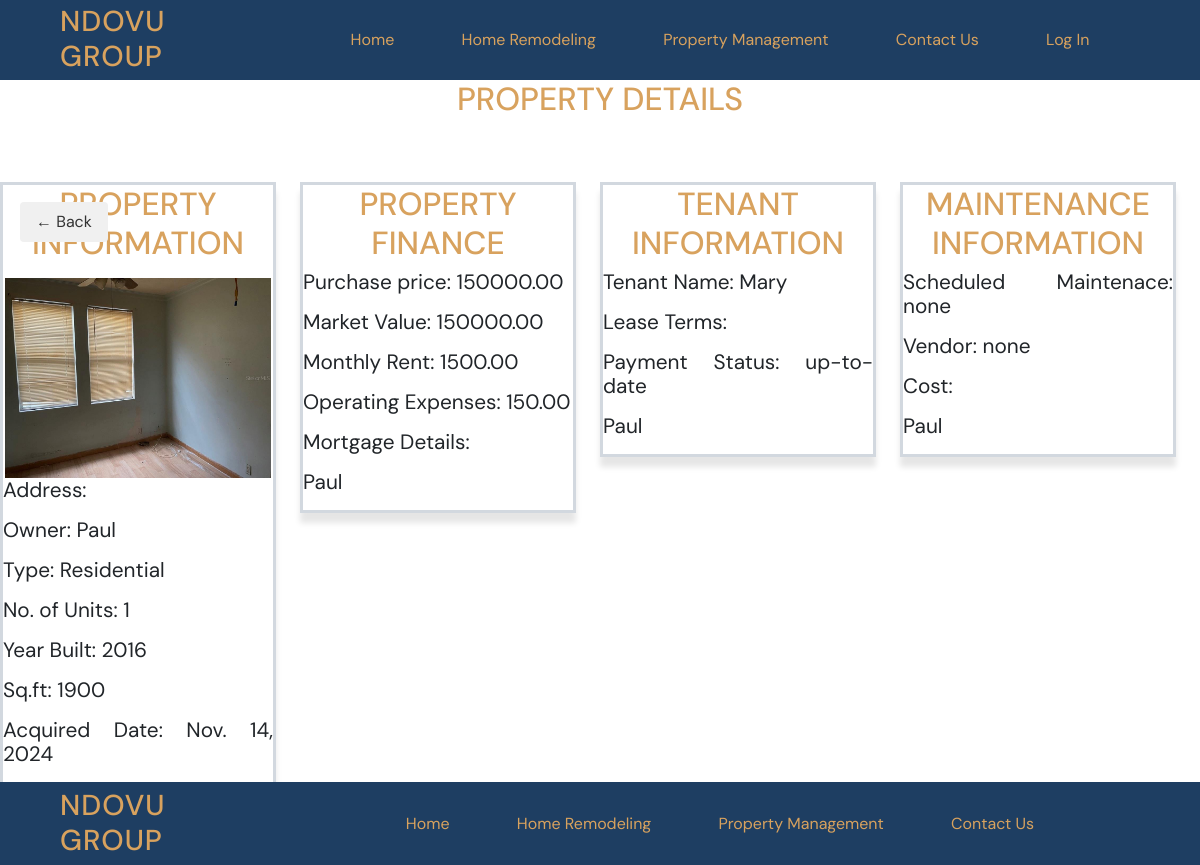
/property/26/, run on an earlier commit of the app's database.
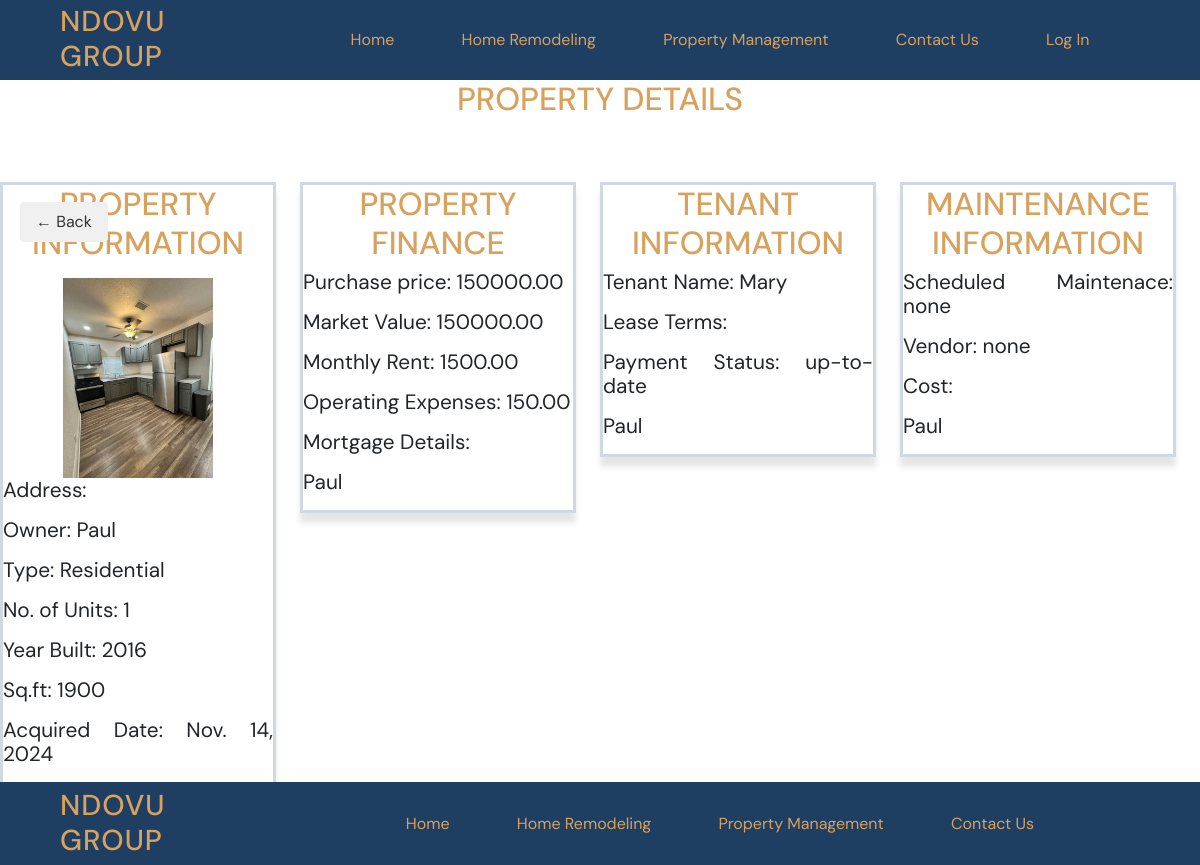
And on a later commit of the database.
### property/models.py (models this page shows)
class PropertyManagement(models.Model):
    property_owner = models.CharField(max_length=128)
    image = models.ImageField(upload_to="static/img")
    address = models.CharField(max_length=200)
    property_type = models.CharField(max_length=50)
    number_of_units = models.CharField(max_length=10)
    year_built = models.TextField()
    square_footage = models.CharField(max_length=10)
    acquired_date = models.DateField()
    def __str__(self):
        return self.property_owner

### property/views.py (the view)
# urls.py: path("<int:pk>/", views.PropertyDetailView.as_view(), name="property_detail"),
class PropertyDetailView(DetailView): # read single, reads a single copy for read-only
        template_name = "property/property_detail.html"
        model = PropertyManagement
        def get_context_data(self, **kwargs):
                context = super().get_context_data(**kwargs)
                property = self.object
                finance = PropertyFinance.objects.filter(property=property).first()
                context["propertyfinance"] = finance
                tenant =  PropertyTenantInfo.objects.filter(property=property).first()
                context["propertytenantinfo"] = tenant
                maintenance = PropertyMaintenanceInfo.objects.filter(property=property).first()
                context["propertymaintenanceinfo"] = maintenance
                return context

### templates/property/property_detail.html (shortened to what this page needs)
{% extends 'base.html' %} {% load static %}  {% block content %}
<h1>Property Details</h1>
<section class=" details-container center-row">
  <div class="details-property">
    <h1>Property Information</h1>
    {% if propertymanagement.image %}
    <img src="{{ propertymanagement.image.url }}" alt="house" />
    {% endif %}
    <p>Address:{{ propertymanagement.adress }}</p>
    <p>Owner: {{ propertymanagement.property_owner }}</p>
    <p>Type: {{ propertymanagement.property_type }}</p>
    <p>No. of Units: {{ propertymanagement.number_of_units }}</p>
    <p>Year Built: {{ propertymanagement.year_built }}</p>
    <p>Sq.ft: {{ propertymanagement.square_footage }}</p>
    <p>Acquired Date: {{ propertymanagement.acquired_date }}</p>
  </div>
    <div class="details-property">
      <h1>Property Finance</h1>
      <p>Purchase price: {{ propertyfinance.purchase_price }}</p>
      <p>Market Value: {{ propertyfinance.market_value }}</p>
      <p>Monthly Rent: {{ propertyfinance.monthly_rent }}</p>
      <p>Operating Expenses: {{ propertyfinance.operating_expenses }}</p>
      <p>Mortgage Details: {{ propertyfinance.mortgage_detail }}</p>
      <p>{{ propertyfinance.property }}</p>
    </div>
    <div class="details-property">
      <h1>Tenant Information</h1>
      <p>Tenant Name: {{ propertytenantinfo.name }}</p>
      <p>Lease Terms: {{ propertytenantinfo.lease_terms }}</p>
      <p>Payment Status: {{ propertytenantinfo.rent_payment_status }}</p>
      <p>{{ propertytenantinfo.property }}</p>
    </div>
    <div class="details-property">
      <h1>Maintenance Information</h1>
      <p>
        Scheduled Maintenace: {{ propertymaintenanceinfo.scheduled_maintenance }} </p>
      <p>Vendor: {{ propertymaintenanceinfo.vendor }}</p>
      <p>Cost: {{ propertymaintenanceinfo.cost.amount }}</p>
      <p>{{ propertymaintenanceinfo.property }}</p>
    </div>
    <a href="{% url 'property_list' %}" class="back-button">← Back</a>
</section>
{% endblock content %}

What changed in the data, as far as the page shows it:
changed PropertyManagement "Paul": image: a different picture
